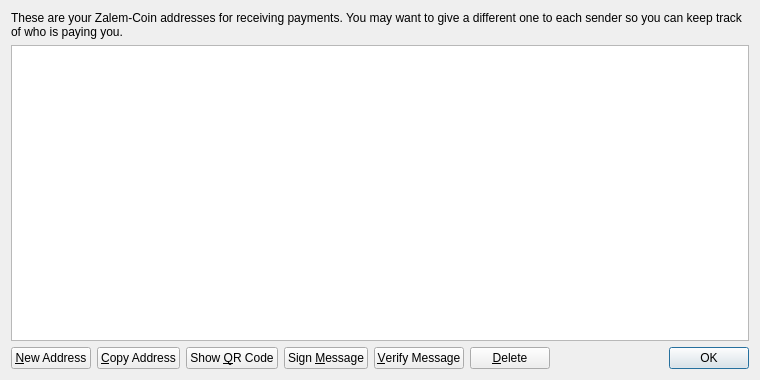
<?xml version="1.0" encoding="UTF-8"?>
<ui version="4.0">
 <class>AddressBookPage</class>
 <widget class="QWidget" name="AddressBookPage">
  <property name="geometry">
   <rect>
    <x>0</x>
    <y>0</y>
    <width>760</width>
    <height>380</height>
   </rect>
  </property>
  <property name="windowTitle">
   <string>Address Book</string>
  </property>
  <property name="styleSheet">
   <string notr="true"/>
  </property>
  <layout class="QVBoxLayout" name="verticalLayout">
   <item>
    <widget class="QLabel" name="labelExplanation">
     <property name="text">
      <string>These are your Zalem-Coin addresses for receiving payments. You may want to give a different one to each sender so you can keep track of who is paying you.</string>
     </property>
     <property name="textFormat">
      <enum>Qt::PlainText</enum>
     </property>
     <property name="wordWrap">
      <bool>true</bool>
     </property>
    </widget>
   </item>
   <item>
    <widget class="QTableView" name="tableView">
     <property name="contextMenuPolicy">
      <enum>Qt::CustomContextMenu</enum>
     </property>
     <property name="toolTip">
      <string>Double-click to edit address or label</string>
     </property>
     <property name="styleSheet">
      <string notr="true"/>
     </property>
     <property name="tabKeyNavigation">
      <bool>false</bool>
     </property>
     <property name="selectionMode">
      <enum>QAbstractItemView::SingleSelection</enum>
     </property>
     <property name="selectionBehavior">
      <enum>QAbstractItemView::SelectRows</enum>
     </property>
     <property name="sortingEnabled">
      <bool>true</bool>
     </property>
     <attribute name="verticalHeaderVisible">
      <bool>false</bool>
     </attribute>
    </widget>
   </item>
   <item>
    <layout class="QHBoxLayout" name="horizontalLayout">
     <item>
      <widget class="QPushButton" name="newAddressButton">
       <property name="toolTip">
        <string>Create a new address</string>
       </property>
       <property name="text">
        <string>&amp;New Address</string>
       </property>
      </widget>
     </item>
     <item>
      <widget class="QPushButton" name="copyToClipboard">
       <property name="toolTip">
        <string>Copy the currently selected address to the system clipboard</string>
       </property>
       <property name="text">
        <string>&amp;Copy Address</string>
       </property>
      </widget>
     </item>
     <item>
      <widget class="QPushButton" name="showQRCode">
       <property name="text">
        <string>Show &amp;QR Code</string>
       </property>
      </widget>
     </item>
     <item>
      <widget class="QPushButton" name="signMessage">
       <property name="toolTip">
        <string>Sign a message to prove you own a Zalem-Coin address</string>
       </property>
       <property name="text">
        <string>Sign &amp;Message</string>
       </property>
      </widget>
     </item>
     <item>
      <widget class="QPushButton" name="verifyMessage">
       <property name="toolTip">
        <string>Verify a message to ensure it was signed with a specified Zalem-Coin address</string>
       </property>
       <property name="text">
        <string>&amp;Verify Message</string>
       </property>
      </widget>
     </item>
     <item>
      <widget class="QPushButton" name="deleteButton">
       <property name="toolTip">
        <string>Delete the currently selected address from the list</string>
       </property>
       <property name="text">
        <string>&amp;Delete</string>
       </property>
      </widget>
     </item>
     <item>
      <spacer name="horizontalSpacer">
       <property name="orientation">
        <enum>Qt::Horizontal</enum>
       </property>
       <property name="sizeHint" stdset="0">
        <size>
         <width>40</width>
         <height>20</height>
        </size>
       </property>
      </spacer>
     </item>
     <item>
      <widget class="QDialogButtonBox" name="buttonBox">
       <property name="sizePolicy">
        <sizepolicy hsizetype="Maximum" vsizetype="Fixed">
         <horstretch>0</horstretch>
         <verstretch>0</verstretch>
        </sizepolicy>
       </property>
       <property name="standardButtons">
        <set>QDialogButtonBox::Ok</set>
       </property>
      </widget>
     </item>
    </layout>
   </item>
  </layout>
 </widget>
 <resources/>
 <connections/>
</ui>
